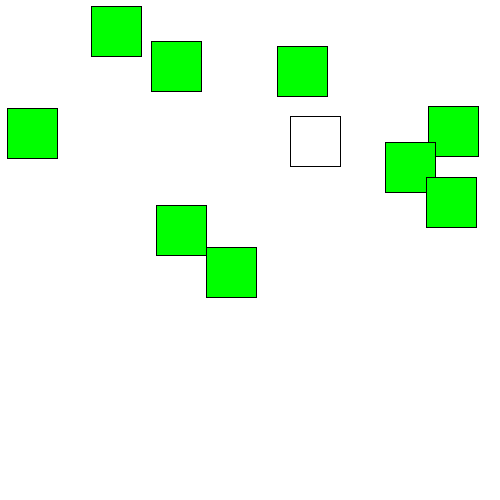
Frame 1 (no input)
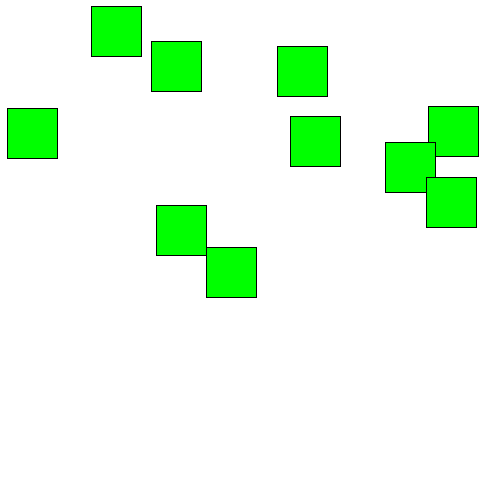
Frame 60 (the mouse pressed at the canvas centre just before this capture)
Frame 120 (the mouse held since frame 60 and released just before this capture): identical to frame 60, image omitted

The Processing sketch that drew these frames (run headless with seeded random() and noise(); from frame 60 on, the mouse is pressed at the canvas centre):

// Processing sketch: lab01Q7a
// ── lab01Q7a.pde
int[] x = new int [10];
int[] y = new int [10];
int i,j;
boolean a,b,c,d;

void setup()
{
  size(500, 500);
  for (int i=0; i<10; i=i+1)
  {x[i]=int(random(0,450));
   y[i]=int(random(0,450));}
}

void draw()
{
  background(255,255,255);
 for (i=0; i<10; i++)
 {
   rect(x[i],y[i],50,50);
   fill(0,255,0);
 }
}
